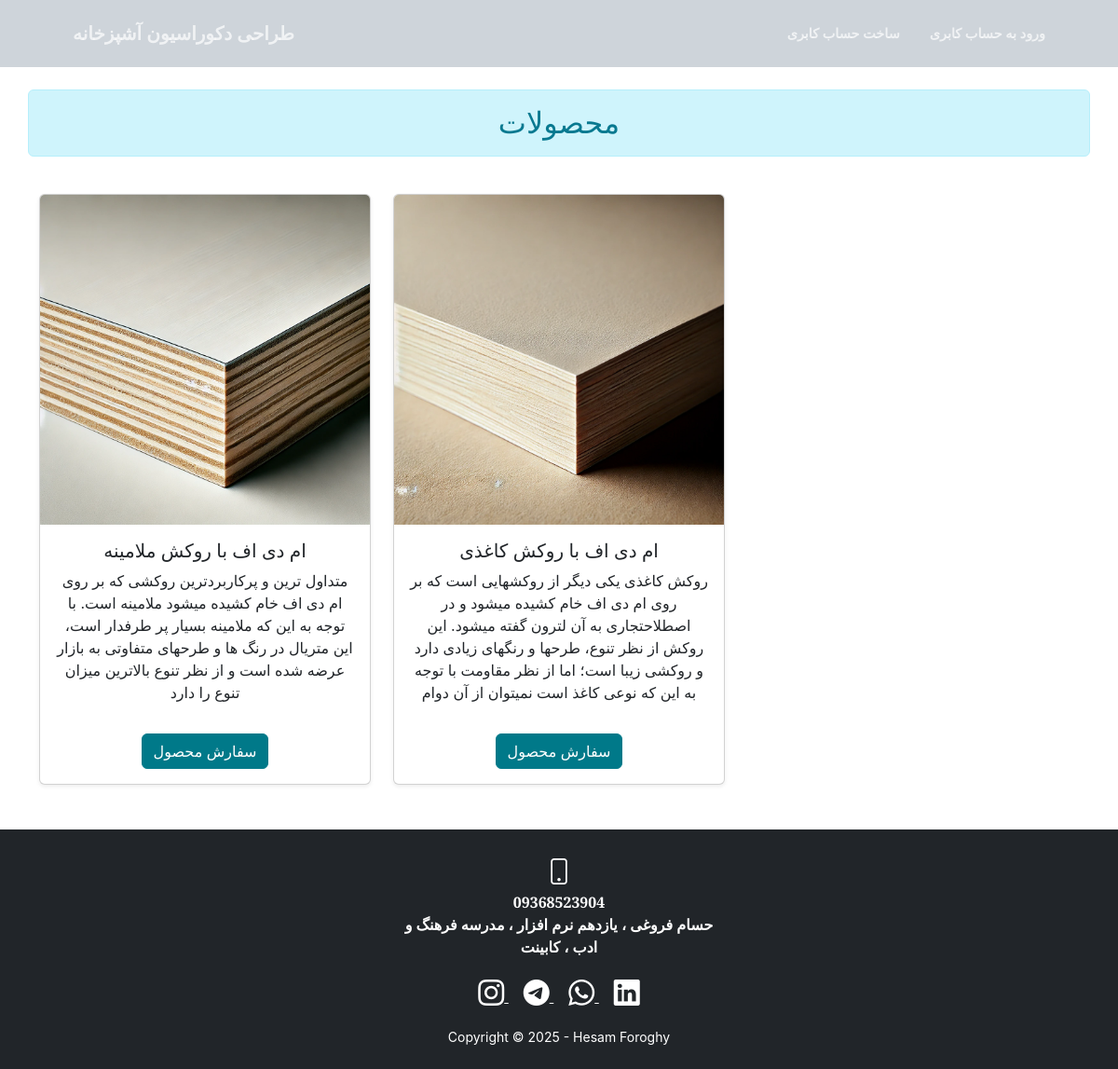
The page /product.php on the database its author committed.
### tables this page shows
CREATE TABLE IF NOT EXISTS `product` (
  `name` varchar(100) NOT NULL,
  `imageurl` varchar(20) NOT NULL,
  `id` int NOT NULL AUTO_INCREMENT,
  `ghymat` int NOT NULL,
  `explane` varchar(1000) NOT NULL,
  PRIMARY KEY (`id`)
);

### product.php (the view, shortened to what this page needs)
<?php include("navbar.php"); ?>
<?php include("connect.php"); ?>
<section class="page-section py-5">
  <div class="container">
    <div class="row text-center mb-4">
      <h2 class="alert alert-info">محصولات</h2>
    </div>
    <div class="row g-4">
      <?php
      $result = mysqli_query($a, "SELECT * FROM `product`");
      while ($row = mysqli_fetch_array($result)) {
      ?>
        <div class="col-12 col-sm-6 col-md-4">
          <div class="card h-100 shadow-sm">
            <a href="sellform.php?id=<?php echo $row['id']; ?>">
              <img src="<?php echo $row['imageurl']; ?>" class="card-img-top img-fluid" alt="محصول">
            </a>
            <div class="card-body text-center">
              <h5 class="card-title"><?php echo htmlspecialchars($row['name']); ?></h5>
              <p class="card-text"><?php echo nl2br(htmlspecialchars($row['explane'])); ?></p>
              <a href="sellform.php?id=<?php echo $row['id']; ?>" class="btn btn-primary mt-3">سفارش محصول</a>
            </div>
          </div>
        </div>
      <?php } ?>
    </div>
  </div>
</section>
<?php include("footer.php"); ?>

### rows shown on the page
product: imageurl (picture), name "ام دی اف با روکش ملامینه", explane "متداول ترین و پرکاربردترین روکشی که بر روی ام دی اف خام کشیده میشود ملامینه است. با توجه به این که ملامینه بسیار پر طرفدار است، این متریال در رنگ ها و طرحهای متفاوتی به بازار عرضه شده است و از نظر تنوع بالاترین میزان تنوع را دارد"
product: imageurl (picture), name "ام دی اف با روکش کاغذی", explane "روکش کاغذی یکی دیگر از روکشهایی است که بر روی ام دی اف خام کشیده میشود و در اصطلاحتجاری به آن لترون گفته میشود. این روکش از نظر تنوع، طرحها و رنگهای زیادی دارد و روکشی زیبا است؛ اما از نظر مقاومت با توجه به این که نوعی کاغذ است نمیتوان از آن دوام"
